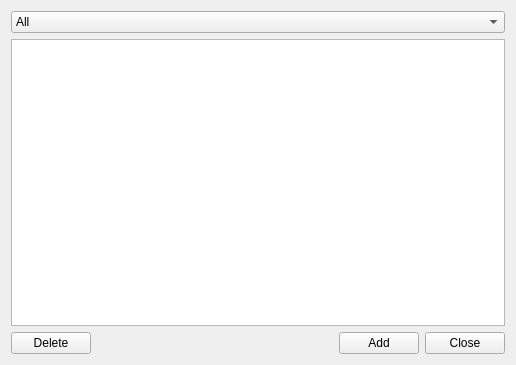
<?xml version="1.0" encoding="UTF-8"?>
<ui version="4.0">
 <class>ListsDialog</class>
 <widget class="QWidget" name="ListsDialog">
  <property name="geometry">
   <rect>
    <x>0</x>
    <y>0</y>
    <width>516</width>
    <height>365</height>
   </rect>
  </property>
  <property name="windowTitle">
   <string>Form</string>
  </property>
  <layout class="QGridLayout" name="gridLayout">
   <item row="0" column="0">
    <layout class="QVBoxLayout" name="verticalLayout">
     <item>
      <widget class="QComboBox" name="cbLists">
       <item>
        <property name="text">
         <string>All</string>
        </property>
       </item>
       <item>
        <property name="text">
         <string>White</string>
        </property>
       </item>
       <item>
        <property name="text">
         <string>Black</string>
        </property>
       </item>
      </widget>
     </item>
     <item>
      <widget class="QTableView" name="tvLists">
       <property name="selectionBehavior">
        <enum>QAbstractItemView::SelectRows</enum>
       </property>
       <property name="horizontalScrollMode">
        <enum>QAbstractItemView::ScrollPerPixel</enum>
       </property>
       <property name="showGrid">
        <bool>true</bool>
       </property>
       <attribute name="verticalHeaderHighlightSections">
        <bool>false</bool>
       </attribute>
      </widget>
     </item>
    </layout>
   </item>
   <item row="1" column="0">
    <layout class="QHBoxLayout" name="horizontalLayout">
     <item>
      <widget class="QPushButton" name="pbDelete">
       <property name="text">
        <string>Delete</string>
       </property>
      </widget>
     </item>
     <item>
      <spacer name="horizontalSpacer">
       <property name="orientation">
        <enum>Qt::Horizontal</enum>
       </property>
       <property name="sizeHint" stdset="0">
        <size>
         <width>40</width>
         <height>20</height>
        </size>
       </property>
      </spacer>
     </item>
     <item>
      <widget class="QPushButton" name="pbAdd">
       <property name="text">
        <string>Add</string>
       </property>
      </widget>
     </item>
     <item>
      <widget class="QPushButton" name="pbClose">
       <property name="text">
        <string>Close</string>
       </property>
      </widget>
     </item>
    </layout>
   </item>
  </layout>
 </widget>
 <resources/>
 <connections/>
</ui>
